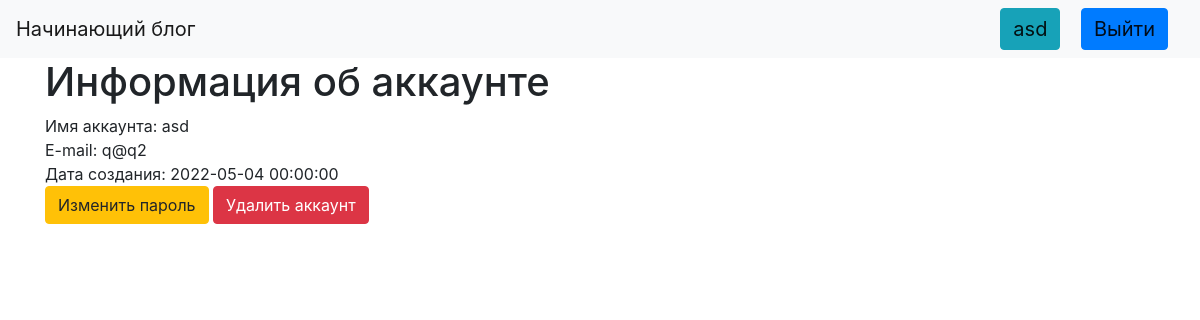
/account (signed in), run on the app's committed database.
### data/users.py (models this page shows, shortened)
class User(SqlAlchemyBase, UserMixin, SerializerMixin):
    __tablename__ = 'users'
    id = sqlalchemy.Column(sqlalchemy.Integer,
                           primary_key=True, autoincrement=True)
    name = sqlalchemy.Column(sqlalchemy.String, nullable=True)
    about = sqlalchemy.Column(sqlalchemy.String, nullable=True)
    email = sqlalchemy.Column(sqlalchemy.String,
                              index=True, unique=True, nullable=True)
    hashed_password = sqlalchemy.Column(sqlalchemy.String, nullable=True)
    created_date = sqlalchemy.Column(sqlalchemy.DateTime,
                                     default=datetime.datetime.now)
    news = orm.relation("News", back_populates='user')
    comments = orm.relation("Comment", back_populates='user')

### main.py (the view)
@app.route('/account')
@login_required
def account_info():
    return render_template('account.html', title='Информация об аккаунте')

### data/db_session.py (called while the page is built)
def create_session() -> Session:
    global __factory
    return __factory()

### main.py (called while the page is built)
@login_manager.user_loader
def load_user(user_id):
    db_sess = db_session.create_session()
    return db_sess.query(User).get(user_id)

### templates/account.html
{% extends "base.html" %}
{% block content %}
    <h1>{{ title }}</h1>
    <div>Имя аккаунта: {{ current_user.name }}</div>
    <div>E-mail: {{ current_user.email }}</div>
    <div>Дата создания: {{ current_user.created_date }}</div>
    <div>
        <a href="/account_edit/{{ current_user.id }}" class="btn btn-warning" role="button">Изменить пароль</a>
        <a href="/account_delete/{{ current_user.id }}" class="btn btn-danger" role="button">Удалить аккаунт</a>
    </div>
{% endblock %}

### templates/base.html (shortened to what this page needs)
<!doctype html>
<html lang="en">
<head>
    <link rel="stylesheet"
          href="https://stackpath.bootstrapcdn.com/bootstrap/4.4.1/css/bootstrap.min.css"
>
</head>
<body>
    <header>
        <nav class="navbar sticky-top navbar-light bg-light">
            <a class="navbar-brand" href="/">Начинающий блог</a>
            <span>
                {% if current_user.is_authenticated %}
                    <a class="navbar-brand btn btn-info" href="/account">{{ current_user.name }}</a>
                    <a class="navbar-brand btn btn-primary" href="/logout" role="button">Выйти</a>
                {% else %}
                    <a class="navbar-brand btn btn-primary" href="/register" role="button">Зарегистрироваться</a>
                    <a class="navbar-brand btn btn-primary" href="/login" role="button">Войти</a>
                {% endif %}
            </span>
        </nav>
    </header>
    <main role="main" class="container">
        {% block content %}{% endblock %}
    </main>
</body>
</html>

### data on the page
User: name "asd", email "q@q2", created_date "2022-05-04 00:00:00"

### other printed values
{{ title }} "Информация об аккаунте"
